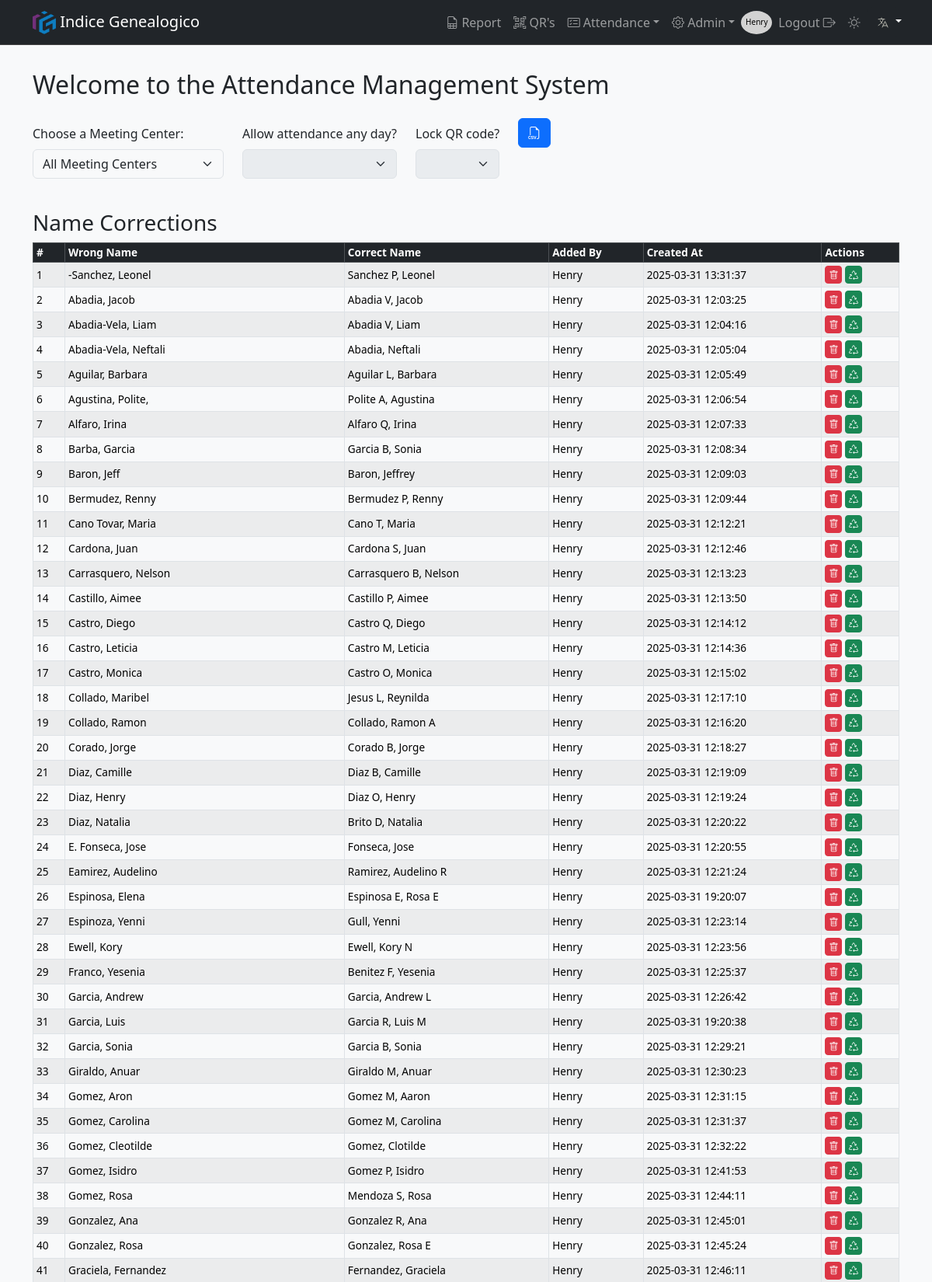
Page /admin/ (signed in, upper part) on the committed database.
### app/models/users_model.py (models this page shows, shortened)
class User(db.Model, UserMixin):
    __tablename__ = 'users'
    id                = db.Column(db.Integer, primary_key=True)
    username          = db.Column(db.String(80), nullable=False, unique=True)
    email             = db.Column(db.String(120), unique=True)
    name              = db.Column(db.String(20), nullable=False)
    lastname          = db.Column(db.String(20), nullable=False)
    password_hash     = db.Column(db.String(128), nullable=False)
    role              = db.Column(db.String(10), nullable=False, default='User')  # Puede ser 'Owner', 'Admin', 'User'
    is_active         = db.Column(db.Boolean, default=True)
    meeting_center_id = db.Column(db.Integer, db.ForeignKey('meeting_center.id'), nullable=False)  # Clave foránea
    organization_id   = db.Column(db.Integer, db.ForeignKey('organization.id'), nullable=False)  # Clave foránea

### app/models/base_model.py (models this page shows)
class NameCorrections(db.Model):
    __tablename__ = 'name_corrections'
    id                = db.Column(db.Integer, primary_key=True)
    wrong_name        = db.Column(db.String(50), nullable=False, unique=False)
    correct_name      = db.Column(db.String(50), nullable=False)
    meeting_center_id = db.Column(db.Integer, db.ForeignKey('meeting_center.id'), nullable=False)
    added_by          = db.Column(db.String(50), nullable=True)  # Opcional: para registrar quién hizo la corrección
    created_at        = db.Column(db.DateTime, default=datetime.utcnow, nullable=False)
    __table_args__ = (
        db.UniqueConstraint('wrong_name', 'meeting_center_id', name='uq_wrong_name_meeting_center'),
    )

### app/routes/admin_route.py (the view, shortened to what this page needs)
@bp_admin.route('/', methods=['GET', 'POST'])
@role_required('Admin', 'Super', 'Owner')
def admin():
    meeting_center_id = get_meeting_center_id()
    name_corrections_query = NameCorrections.query
    if meeting_center_id != 'all':
        name_corrections_query = name_corrections_query.filter_by(meeting_center_id=meeting_center_id)
    name_corrections = name_corrections_query.order_by(None).order_by(NameCorrections.wrong_name.asc()).all()
    code_verification_setting = Setup.query.filter_by(
        key='code_verification', meeting_center_id=meeting_center_id if meeting_center_id != 'all' else None
    ).first()
    bypass_enabled = request.args.get('bypass_enabled', 'false')
    verification_enabled = code_verification_setting.value if code_verification_setting else 'true'
    return render_template('admin/admin.html',
                           verification_enabled = verification_enabled,
                           bypass_enabled       = bypass_enabled,
                           name_corrections     = name_corrections,
                           meeting_center_id    = meeting_center_id)

### app/__init__.py (called while the page is built)
def get_locale():
    lang = request.args.get('lang')
    if lang and lang in Config.LANGUAGES:
        session['lang'] = lang
        return lang
    if 'lang' in session and session['lang'] in Config.LANGUAGES:
        return session['lang']
    return request.accept_languages.best_match(Config.LANGUAGES)

### app/utils.py (called while the page is built)
def role_required(*roles):
    def decorator(f):
        @wraps(f)
        def decorated_function(*args, **kwargs):
            if g.user is None:  # Si no está autenticado, lo redirigimos a login
                return redirect(url_for('auth.login', next=request.url))
            user_role = session.get('role')  # Suponiendo que el rol se almacena en la sesión
            if user_role not in roles:
                flash(_('You do not have permission to perform this action.'), 'danger')
                return redirect(url_for('auth.login'))  # O podrías redirigir a otra página
            return f(*args, **kwargs)
        return decorated_function
    return decorator

def get_meeting_center_id():
    if session.get('role') == 'Owner':
        setup = Setup.query.filter_by(key='SelectedMeetingCenterId', meeting_center_id=1).first()
        if setup:
            return setup.value  # Retorna el valor del meeting_center_id almacenado en Setup
        return 'all'  # Si no hay valor en Setup, por defecto retorna 'all'
    return session.get('meeting_center_id')  # Para otros roles, usar el valor de la sesión

### app/templates/admin/admin.html (shortened to what this page needs)
{% extends "layout.html" %}
{% block pageTitle %}{{ _('Welcome to the Attendance Management System') }}{% endblock %}
{% block content %}
{% if session['role'] == 'Owner' %}
<div class="form-group col-auto">
    <label class="my-2 mr-2 col-auto" for="meetingCenterSelector">{{ _('Choose a Meeting Center') }}:</label>
    <select class="form-select" id="meetingCenterSelector">
        <option value="all">{{ _('All Meeting Centers') }}</option>
    </select>
</div>
<form class="col-auto" id="bypassForm" method="POST" action="/admin/bypass">
    <div class="form-inline mb-3">
        <label class="my-2 mr-2 col-auto" for="bypass_restriction">{{ _('Allow attendance any day?') }} </label>
        <select class="form-select" name="bypass_restriction" id="bypass_restriction" data-toggle="tooltip"
            title="Activar esto permitirá registrar asistencia cualquier día de la semana en la unidad de prueba (ID = 2)."
            onchange="submitBypassForm()">
        </select>
    </div>
</form>
{% endif %}
<form class="col-auto" id="verificationForm" method="POST" action="/admin">
    <div class="form-inline mb-3">
        <label class="my-2 mr-2 col-auto" for="code_verification">{{ _('Lock QR code?') }} </label>
        <select class="form-select" name="code_verification" id="code_verification" data-toggle="tooltip"
            title="Al activar la Verificación de Domingo, solo se podrá usar la imagen de QR Code impresa para esa semana."
            onchange="submitVerificationForm()">
        </select>
    </div>
</form>
    {% if session['role'] == 'Owner' %}
    <div class="form-group col-auto">
        <div class="form-inline mb-3">
        <button type="button" class="btn btn-primary"
                href="{{ url_for('attendance.export_attendance', **request.args.to_dict()) }}"><i class="bi bi-filetype-csv"></i></button>
    </div>
    {% endif %}
</div>
    <div class="container my-4">
        <h3>Name Corrections</h3>
        <div id="name-corrections-container">
            {% include 'admin/name_correction.html' %}
        </div>
    </div>
{% endblock %}

### app/templates/partials/navbar.html (shortened to what this page needs)
<nav class="navbar navbar-expand-lg bg-dark border-bottom border-body sticky-top" data-bs-theme="dark">
    <div class="container">
        <a class="navbar-brand" href="#"> <img src="{{ url_for('static', filename='/img/favicon/android-chrome-512x512.png') }}" alt="Logo" width="30" height="30" class="d-inline-block align-text-top"> Indice Genealogico </a>
        <div class="collapse navbar-collapse" id="navbarNav">
            <ul class="navbar-nav">
                {% if session['user_id'] %}
                    {% if session['role'] != 'Operator'%}
                        <li class="nav-item"><a class="nav-link {{ 'active' if request.endpoint == 'attendance.attendance_report' else '' }}" href="{{ url_for('attendance.attendance_report') }}"><i class="bi bi-file-earmark-spreadsheet"></i> {{ _('Report') }}</a></li>
                        <li class="nav-item"><a class="nav-link {{ 'active' if request.endpoint == 'pdf.list_pdfs' else '' }}" href="{{ url_for('pdf.list_pdfs') }}"><i class="bi bi-qr-code-scan"></i>  QR's</a></li>
                        <li class="nav-item dropdown">
                            <a class="nav-link dropdown-toggle" href="#" id="navbarDropdown" role="button" data-toggle="dropdown" aria-haspopup="true" aria-expanded="false"><i class="bi bi-card-checklist"></i> {{ _('Attendance') }}</a>
                        </li>
                        {% if session['role'] in ['Owner', 'Admin', 'Super'] %}
                            <li class="nav-item dropdown">
                                <a class="nav-link dropdown-toggle" href="#" id="navbarDropdown" role="button" data-toggle="dropdown" aria-haspopup="true" aria-expanded="false"><i class="bi bi-gear"></i> {{ 'Admin' }}</a>
                                </li>
                        {% endif %}
                    {% endif %}
                    <div class="circle">
                        <a class="nav-link" href="{{ url_for('user.profile', id=session['user_id']) }}"><p style="color: black; font-size: 10px; display:block; padding-top: 15px;">{{ session['user_name'] }}</p></a>
                    </div>
                    <li class="nav-item"><a class="nav-link" href="{{ url_for('auth.logout') }}"></i>{{ _('Logout') }}  <i class="bi bi-box-arrow-right"></i></a></i></li>
                {% else %}
                    {% if request.endpoint != 'auth.login' %}
                        <li class="nav-item"><a class="nav-link" href="{{ url_for('auth.login') }}"><i class="bi bi-box-arrow-in-right"></i> {{ _('Login') }}</a></li>
                    {% endif %}
                {% endif %}
                <li class="nav-item"><a class="nav-link"  id="themeSwitcher" href=""></a></li>
                <div class="dropdown">
                    <button class="btn btn-dark dropdown-toggle" type="button" id="languageDropdown" data-bs-toggle="dropdown" aria-expanded="false">
                        <img class="langSelector"src="{{ url_for('static', filename='img/flags/lang.svg') }}" alt="{{ get_locale() }}" class="flag-icon">
                    </button>
                </div>
            </ul>
        </div>
    </div>
</nav>

### app/templates/admin/name_correction.html
<table class="table table-bordered table-striped">
    <thead class="table-dark">
        <tr>
            <th>#</th>
            <th class="d-none d-md-table-cell">{{_('Wrong Name')}}</th>
            <th>{{_('Correct Name')}}</th>
            <th>{{_('Added By')}}</th>
            <th class="d-none d-md-table-cell">{{_('Created At')}}</th>
            <th>{{_('Actions')}}</th>
        </tr>
    </thead>
    <tbody>
      {% for correction in name_corrections | sort(attribute='wrong_name') %}
        <tr>
            <td>{{ loop.index }}</td>
            <td class="d-none d-md-table-cell">{{ correction.wrong_name }}</td>
            <td>{{ correction.correct_name }}</td>
            <td>{{ correction.added_by }}</td>
            <td class="d-none d-md-table-cell">{{ correction.created_at.strftime('%Y-%m-%d %H:%M:%S') }}</td>
            <td>
              <form  id="deleteForm-correction-{{ correction.id }}" method="POST" action="{{ url_for('correction.delete_name_correction', id=correction.id) }}" style="display:inline;">
                  <button type="button" class="btn btn-danger btn-sm" onclick="confirmDelete('correction', {{ correction.id }})">
                    <i class="bi bi-trash"></i>
                  </button>
              </form>
              <form method="POST" action="{{ url_for('correction.revert_name_correction', id=correction.id) }}" style="display:inline;" id="revert-form-{{ correction.id }}">
                  <button type="button" class="btn btn-success btn-sm" onclick="confirmRevert({{ correction.id }})">
                    <i class="bi bi-recycle"></i>
                  </button>
              </form>
          </td>
        </tr>
        {% endfor %}
    </tbody>
  </table>

### app/static/css/styles.css (style rules this page uses)
body { display: flex; min-height: 100vh; flex-direction: column; }
.navbar-collapse { -ms-flex-positive: 0; flex-grow: 0; }
.circle { border-radius: 50%; width: 40px; height: 30px; background-color: #d2d2d2; color: black; display: flex; justify-content: center; align-items: center; margin-top: 5px; }
[data-bs-theme="light"] { --bs-body-bg: #f8f9fa; --bs-body-color: #212529; --bs-link-color: #0d6efd; --bs-border-color: #dee2e6; --bs-btn-bg: #e9ecef; --bs-btn-hover-bg: #d6d8db; }
[data-bs-theme="dark"] { --bs-body-bg: #121212; --bs-body-color: #e9ecef; --bs-link-color: #66b2ff; --bs-border-color: #444; }
td button[type="button"], td a[type="button"] { padding: 4px; font-size: 0.75rem; line-height: 1; }
td button[type="button"] i, td a[type="button"] i { font-size : 0.75rem; padding : 0; line-height : 1; vertical-align: middle; }
table { font-size: 0.85rem; }
table th, table td { padding : 4px 8px; line-height : 1.2; vertical-align: middle; }
table th { font-weight: 600; }
.langSelector { color: #b5b5ac; }

### rows in the picture
User: user_name "Henry"
NameCorrections: wrong_name "-Sanchez, Leonel", correct_name "Sanchez P, Leonel", added_by "Henry", created_at "2025-03-31 13:31:37"
NameCorrections: wrong_name "Abadia, Jacob", correct_name "Abadia V, Jacob", added_by "Henry", created_at "2025-03-31 12:03:25"
NameCorrections: wrong_name "Abadia-Vela, Liam", correct_name "Abadia V, Liam", added_by "Henry", created_at "2025-03-31 12:04:16"
NameCorrections: wrong_name "Abadia-Vela, Neftali", correct_name "Abadia, Neftali", added_by "Henry", created_at "2025-03-31 12:05:04"
NameCorrections: wrong_name "Aguilar, Barbara", correct_name "Aguilar L, Barbara", added_by "Henry", created_at "2025-03-31 12:05:49"
NameCorrections: wrong_name "Agustina, Polite,", correct_name "Polite A, Agustina", added_by "Henry", created_at "2025-03-31 12:06:54"
NameCorrections: wrong_name "Alfaro, Irina", correct_name "Alfaro Q, Irina", added_by "Henry", created_at "2025-03-31 12:07:33"
NameCorrections: wrong_name "Barba, Garcia", correct_name "Garcia B, Sonia", added_by "Henry", created_at "2025-03-31 12:08:34"
NameCorrections: wrong_name "Baron, Jeff", correct_name "Baron, Jeffrey", added_by "Henry", created_at "2025-03-31 12:09:03"
NameCorrections: wrong_name "Bermudez, Renny", correct_name "Bermudez P, Renny", added_by "Henry", created_at "2025-03-31 12:09:44"
NameCorrections: wrong_name "Cano Tovar, Maria", correct_name "Cano T, Maria", added_by "Henry", created_at "2025-03-31 12:12:21"
NameCorrections: wrong_name "Cardona, Juan", correct_name "Cardona S, Juan", added_by "Henry", created_at "2025-03-31 12:12:46"
NameCorrections: wrong_name "Carrasquero, Nelson", correct_name "Carrasquero B, Nelson", added_by "Henry", created_at "2025-03-31 12:13:23"
NameCorrections: wrong_name "Castillo, Aimee", correct_name "Castillo P, Aimee", added_by "Henry", created_at "2025-03-31 12:13:50"
NameCorrections: wrong_name "Castro, Diego", correct_name "Castro Q, Diego", added_by "Henry", created_at "2025-03-31 12:14:12"
NameCorrections: wrong_name "Castro, Leticia", correct_name "Castro M, Leticia", added_by "Henry", created_at "2025-03-31 12:14:36"
NameCorrections: wrong_name "Castro, Monica", correct_name "Castro O, Monica", added_by "Henry", created_at "2025-03-31 12:15:02"
NameCorrections: wrong_name "Collado, Maribel", correct_name "Jesus L, Reynilda", added_by "Henry", created_at "2025-03-31 12:17:10"
NameCorrections: wrong_name "Collado, Ramon", correct_name "Collado, Ramon A", added_by "Henry", created_at "2025-03-31 12:16:20"
NameCorrections: wrong_name "Corado, Jorge", correct_name "Corado B, Jorge", added_by "Henry", created_at "2025-03-31 12:18:27"
NameCorrections: wrong_name "Diaz, Camille", correct_name "Diaz B, Camille", added_by "Henry", created_at "2025-03-31 12:19:09"
NameCorrections: wrong_name "Diaz, Henry", correct_name "Diaz O, Henry", added_by "Henry", created_at "2025-03-31 12:19:24"
NameCorrections: wrong_name "Diaz, Natalia", correct_name "Brito D, Natalia", added_by "Henry", created_at "2025-03-31 12:20:22"
NameCorrections: wrong_name "E. Fonseca, Jose", correct_name "Fonseca, Jose", added_by "Henry", created_at "2025-03-31 12:20:55"
NameCorrections: wrong_name "Eamirez, Audelino", correct_name "Ramirez, Audelino R", added_by "Henry", created_at "2025-03-31 12:21:24"
NameCorrections: wrong_name "Espinosa, Elena", correct_name "Espinosa E, Rosa E", added_by "Henry", created_at "2025-03-31 19:20:07"
NameCorrections: wrong_name "Espinoza, Yenni", correct_name "Gull, Yenni", added_by "Henry", created_at "2025-03-31 12:23:14"
NameCorrections: wrong_name "Ewell, Kory", correct_name "Ewell, Kory N", added_by "Henry", created_at "2025-03-31 12:23:56"
NameCorrections: wrong_name "Franco, Yesenia", correct_name "Benitez F, Yesenia", added_by "Henry", created_at "2025-03-31 12:25:37"
NameCorrections: wrong_name "Garcia, Andrew", correct_name "Garcia, Andrew L", added_by "Henry", created_at "2025-03-31 12:26:42"
NameCorrections: wrong_name "Garcia, Luis", correct_name "Garcia R, Luis M", added_by "Henry", created_at "2025-03-31 19:20:38"
NameCorrections: wrong_name "Garcia, Sonia", correct_name "Garcia B, Sonia", added_by "Henry", created_at "2025-03-31 12:29:21"
NameCorrections: wrong_name "Giraldo, Anuar", correct_name "Giraldo M, Anuar", added_by "Henry", created_at "2025-03-31 12:30:23"
NameCorrections: wrong_name "Gomez, Aron", correct_name "Gomez M, Aaron", added_by "Henry", created_at "2025-03-31 12:31:15"
NameCorrections: wrong_name "Gomez, Carolina", correct_name "Gomez M, Carolina", added_by "Henry", created_at "2025-03-31 12:31:37"
NameCorrections: wrong_name "Gomez, Cleotilde", correct_name "Gomez, Clotilde", added_by "Henry", created_at "2025-03-31 12:32:22"
NameCorrections: wrong_name "Gomez, Isidro", correct_name "Gomez P, Isidro", added_by "Henry", created_at "2025-03-31 12:41:53"
NameCorrections: wrong_name "Gomez, Rosa", correct_name "Mendoza S, Rosa", added_by "Henry", created_at "2025-03-31 12:44:11"
NameCorrections: wrong_name "Gonzalez, Ana", correct_name "Gonzalez R, Ana", added_by "Henry", created_at "2025-03-31 12:45:01"
NameCorrections: wrong_name "Gonzalez, Rosa", correct_name "Gonzalez, Rosa E", added_by "Henry", created_at "2025-03-31 12:45:24"
NameCorrections: wrong_name "Graciela, Fernandez", correct_name "Fernandez, Graciela", added_by "Henry", created_at "2025-03-31 12:46:11"

### other values in the picture
{{ 'Admin' }} "Admin"
